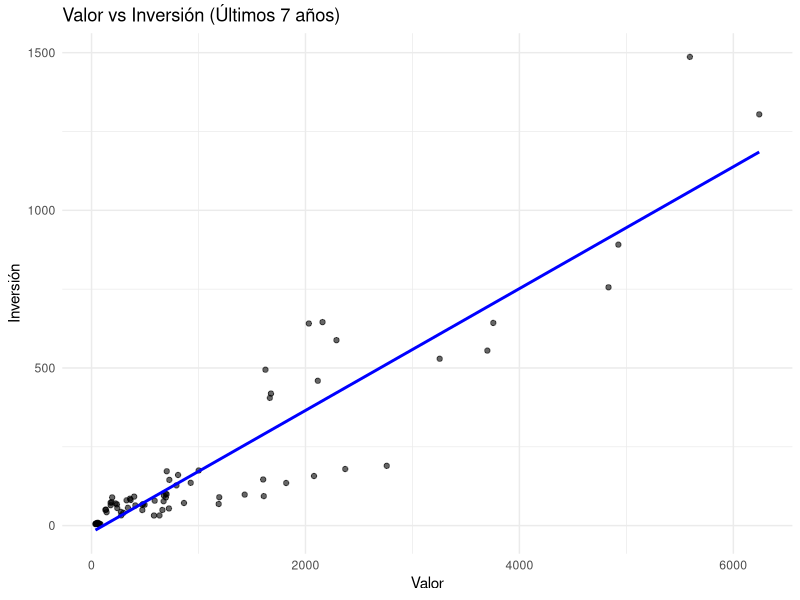
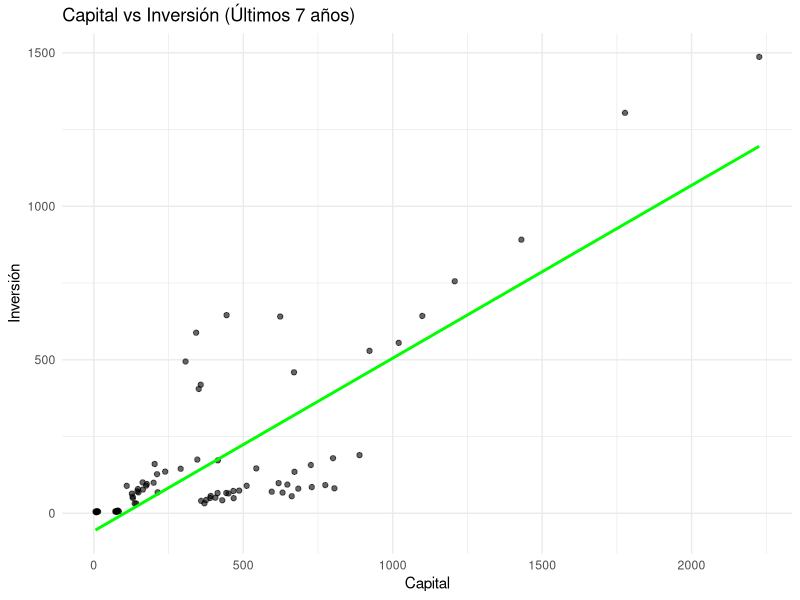
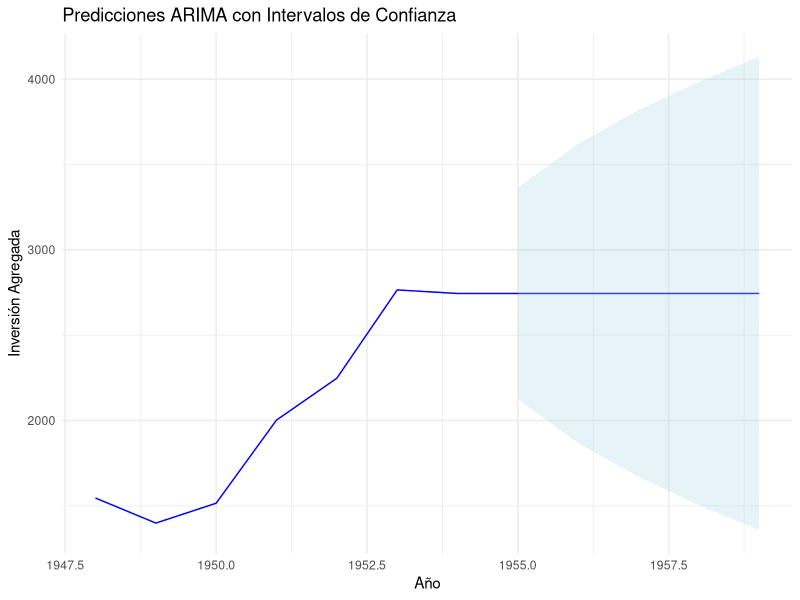

Write R code to recreate these figures, in order.
# Cargar las librerías necesarias
library(AER)
library(plm)
library(dplyr)
library(ggplot2)
library(forecast)

# Cargar la base de datos
data("Grunfeld", package = "AER")

# Filtrar los últimos 7 años
datos <- Grunfeld %>%
  filter(year >= max(year) - 6)

# Convertir a un formato de panel
panel_data <- pdata.frame(datos, index = c("firm", "year"))
print(head(panel_data))

# Ajustar el modelo de efectos fijos
mod_fijo <- plm(invest ~ value + capital, data = panel_data, model = "within")
cat("Resumen del modelo de efectos fijos (últimos 7 años):\n")
print(summary(mod_fijo))

# Ajustar el modelo de efectos aleatorios
mod_aleat <- plm(invest ~ value + capital, data = panel_data, model = "random")
cat("\nResumen del modelo de efectos aleatorios (últimos 7 años):\n")
print(summary(mod_aleat))

# Realizar el test de Hausman
hausman_test <- phtest(mod_fijo, mod_aleat)
cat("\nResultado del Test de Hausman (últimos 7 años):\n")
print(hausman_test)

# Interpretación del test de Hausman
if (hausman_test$p.value < 0.05) {
  cat("El modelo de efectos fijos es preferible según el test de Hausman.\n")
} else {
  cat("El modelo de efectos aleatorios es preferible según el test de Hausman.\n")
}

# Gráficas de correlación

# Relación entre valor y la inversión
ggplot(datos, aes(x = value, y = invest)) +
  geom_point(alpha = 0.6) +
  geom_smooth(method = "lm", col = "blue", se = FALSE) +
  labs(title = "Valor vs Inversión (Últimos 7 años)", x = "Valor", y = "Inversión") +
  theme_minimal()

# Relación entre capital y la inversión
ggplot(datos, aes(x = capital, y = invest)) +
  geom_point(alpha = 0.6) +
  geom_smooth(method = "lm", col = "green", se = FALSE) +
  labs(title = "Capital vs Inversión (Últimos 7 años)", x = "Capital", y = "Inversión") +
  theme_minimal()

# Crear una serie temporal agregada por año
serie_inv <- aggregate(invest ~ year, data = datos, sum)

# Convertir los datos en un objeto de serie temporal (ts)
serie_ts <- ts(serie_inv$invest, start = min(serie_inv$year), frequency = 1)

# Ajustar un modelo ARIMA con la función auto.arima
mod_arima <- auto.arima(serie_ts)
cat("\nResumen del modelo ARIMA:\n")
print(summary(mod_arima))

# Generar predicciones para los próximos 5 años
pred_arima <- forecast(mod_arima, h = 5)

# Crear un data frame para las predicciones
pred_df <- data.frame(
  year = c(serie_inv$year, (max(serie_inv$year) + 1):(max(serie_inv$year) + 5)),
  invest = c(serie_inv$invest, pred_arima$mean),
  lower = c(rep(NA, nrow(serie_inv)), pred_arima$lower[, 2]),
  upper = c(rep(NA, nrow(serie_inv)), pred_arima$upper[, 2])
)

# Graficar la serie original y las predicciones ARIMA con intervalos de confianza
ggplot(pred_df, aes(x = year, y = invest)) +
  geom_line(color = "blue") +  # Serie original y predicciones
  geom_ribbon(aes(ymin = lower, ymax = upper), fill = "lightblue", alpha = 0.3) +  # Intervalos de confianza
  labs(title = "Predicciones ARIMA con Intervalos de Confianza",
       x = "Año", y = "Inversión Agregada") +
  theme_minimal()
